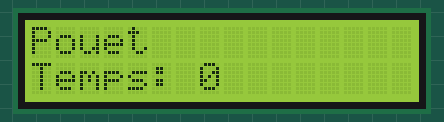
This sketch was run on a simulated Arduino Uno, built with avr-gcc and run on an emulated ATmega328P. Shown: 16×2 character LCD.

Above: at 0.1 s.
At 4.1 s:
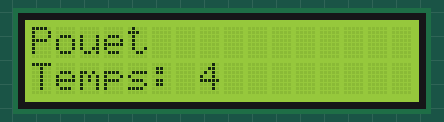
At 9.1 s:
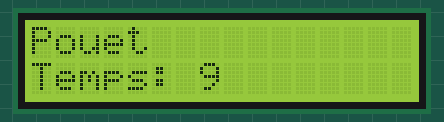
At 19.1 s:
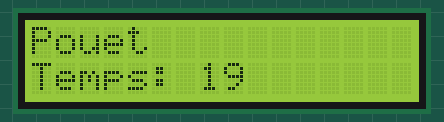
At 28.2 s:
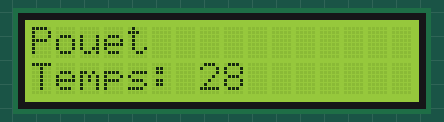
At 38.2 s:
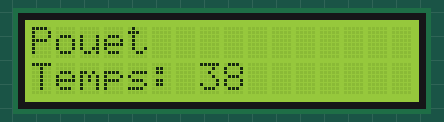

Measured:
- what the display in image 1 shows lasts 1.0 s, from 4.1 s to 5.1 s

The sketch:

job4.ino
```cpp
#include <LiquidCrystal.h>

int rs = 12;
int en = 11;
int d4 = 5;
int d5= 4;
int d6 = 3;
int d7 = 2;
LiquidCrystal lcd(rs, en, d4, d5, d6, d7);

unsigned long temps_debut = 0;
unsigned int temps_affichage = 0;

void setup() {
  lcd.begin(16, 2);
  lcd.print("Pouet");
  temps_debut = millis();
}

void loop() {
  temps_affichage = (millis() - temps_debut) / 1000;
  lcd.setCursor(0, 1);
  lcd.print("Temps: ");
  lcd.print(temps_affichage);
  delay(1000);
}
```
